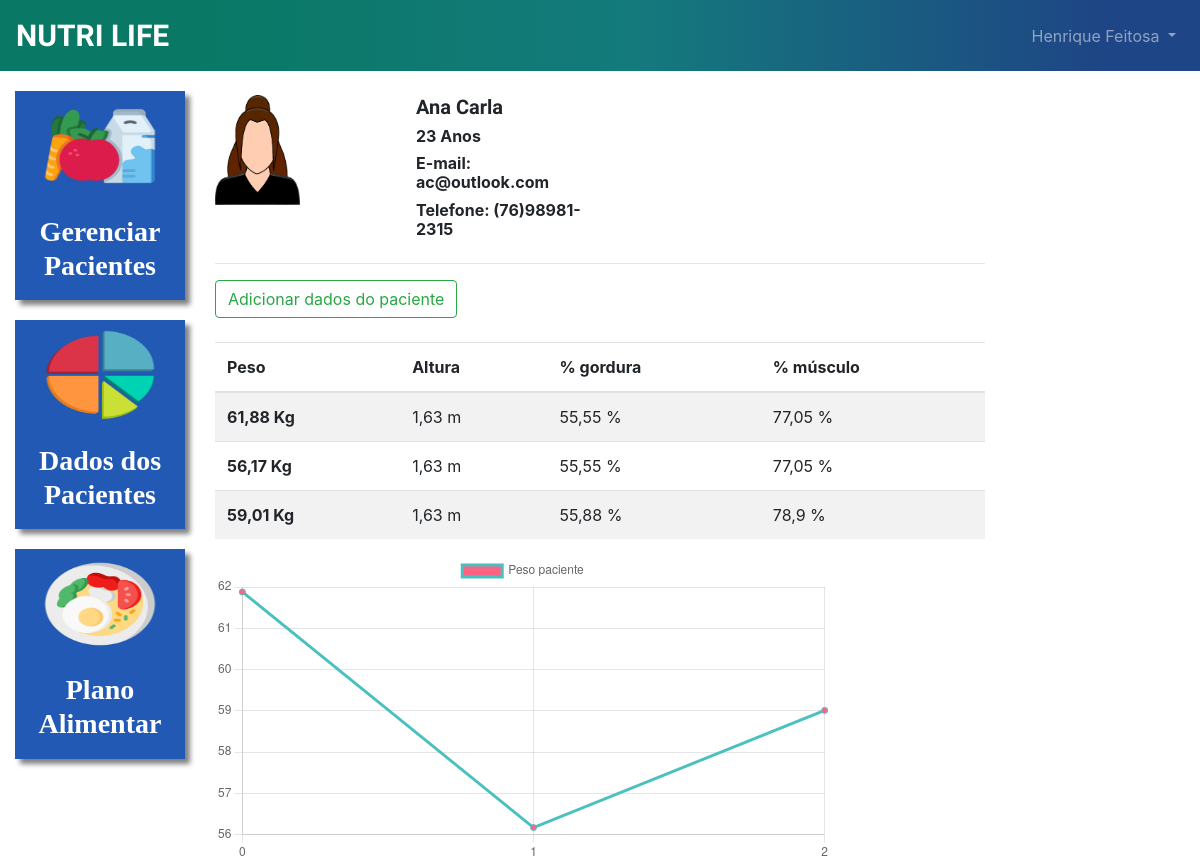
The page /dados_paciente/4/ (signed in) on the database its author committed.
### plataforma/models.py (models this page shows, shortened)
class Pacientes(models.Model):
    objects = None
    choices_sexo = (('F', 'Feminino'),
                    ('M', 'Maculino'))
    nome = models.CharField(max_length=50)
    sexo = models.CharField(max_length=1, choices=choices_sexo)
    idade = models.IntegerField()
    email = models.EmailField()
    telefone = models.CharField(max_length=19)
    nutri = models.ForeignKey(User, on_delete=models.CASCADE)

class DadosPaciente(models.Model):
    paciente = models.ForeignKey(Pacientes, on_delete=models.CASCADE)
    data = models.DateTimeField()
    peso = models.FloatField()
    altura = models.FloatField()
    percentual_gordura = models.FloatField()
    percentual_musculo = models.FloatField()
    colesterol_hdl = models.FloatField()
    colesterol_ldl = models.FloatField()
    colesterol_total = models.FloatField()
    trigliceridios = models.FloatField()

### plataforma/views.py (the view, shortened to what this page needs)
# urls.py: path('dados_paciente/', views.dados_paciente_listar, name="dados_paciente_listar"),
@login_required(login_url='/auth/logar/')
def dados_paciente(request, id):
    paciente = get_object_or_404(Pacientes, id=id)
    if not paciente.nutri == request.user:
        messages.add_message(request, constants.DEBUG, 'Esse paciente não é seu')
        return redirect('/dados_paciente/')
    if request.method == "GET":
        dados_paciente = DadosPaciente.objects.filter(paciente=paciente)
        return render(request, 'dados_paciente.html', {'paciente': paciente, 'dados_paciente': dados_paciente})

### plataforma/templates/dados_paciente.html (shortened to what this page needs)
{% extends 'base_plataforma.html' %}
{% load static %}
{% block 'plataforma' %}
    <br>
    <div class="row">
        <div class="col-md-3">
            {% if paciente.sexo == "M" %}
                <img src="{% static 'plataforma/img/contato_m.png' %}" width="85px" height="110px">
            {% else %}
                <img src="{% static 'plataforma/img/contato_f.png' %}" width="85px" height="110px">
            {% endif %}
        </div>
        <div class="col-md-3 dados descricao">
            <h5 class="dados" style="font-family: 'Zen Dots', cursive;">{{paciente.nome}}</h5>
            <h6 class="dados">{{paciente.idade}} Anos</h6>
            <h6 class="dados">E-mail: {{paciente.email}}</h6>
            <h6 class="dados">Telefone: {{paciente.telefone}}</h6>
        </div>
    </div>
    <hr>
    <button type="button" class="btn btn-outline-success" data-toggle="modal" data-target="#modal">
        Adicionar dados do paciente
    </button>
    <br>
    <br>
    <table class="table table-striped">
        <thead>
            <tr>
            <th scope="col">Peso</th>
            <th scope="col">Altura</th>
            <th scope="col">% gordura</th>
            <th scope="col">% músculo</th>
            </tr>
        </thead>
        <tbody>
            {% for dado in dados_paciente %}
                <tr>
                    <th scope="row">{{dado.peso}} Kg</th>
                    <td>{{dado.altura}} m</td>
                    <td>{{dado.percentual_gordura}} %</td>
                    <td>{{dado.percentual_musculo}} %</td>
                </tr>
            {% endfor %}
        </tbody>
    </table>
    <div style="width: 80%;">
        <canvas id="myChart"></canvas>
    </div>
    <script>
        fetch("/grafico_peso/{{paciente.id}}/",{
        method: 'POST',
    }).then(function(result){
        return result.json()
    }).then(function(data_paciente){
        const data = {
            labels: data_paciente['labels'],
            datasets: [{
            label: 'Peso paciente',
            backgroundColor: 'rgb(255, 99, 132)',
            borderColor: 'rgb(75, 192, 192)',
            data: data_paciente['peso'],
            }]
        };
        const config = {
            type: 'line',
            data: data,
            options: {}
        };
        const myChart = new Chart(
            document.getElementById('myChart'),
            config
        );
    })
    </script>
{% endblock%}

### templates/base_plataforma.html (shortened to what this page needs)
{% extends 'base.html' %}
{% load static %}
{% block 'head' %}
    <link rel="stylesheet" href="{% static 'plataforma/css/css.css' %}">
    <link rel="stylesheet" href="{% static 'plataforma/css/plano_alimentar.css' %}">
    <link rel="stylesheet" href="https://cdn.jsdelivr.net/npm/bootstrap@4.0.0/dist/css/bootstrap.min.css">
{% endblock %}
{% block 'body' %}
    <div class="container-fluid">
        <div class="row">
            <div class="col-md-2">
                <a href="{% url 'pacientes' %}" class="link-lateral">
                  <div class="card-lateral">
                      <img class="img_lat" src="{% static 'plataforma/img/nutri_1.png' %}">
                      <br>
                      <br>
                      <h3 style="font-family: 'Shrikhand', cursiva; font-weight: bold">Gerenciar Pacientes</h3>
                  </div>
                </a>
                <a href="{% url 'dados_paciente_listar' %}" class="link-lateral">
                  <div class="card-lateral">
                      <img class="img_lat" src="{% static 'plataforma/img/ana_1.png' %}">
                      <br>
                      <br>
                      <h3 style="font-family: 'Shrikhand', cursiva; font-weight: bold">Dados dos Pacientes</h3>
                  </div>
                </a>
                <a href="{% url 'plano_alimentar_listar' %}" class="link-lateral">
                  <div class="card-lateral">
                      <img class="img_lat" src="{% static 'plataforma/img/Plano_alimentar_1.png' %}" >
                      <br>
                      <br>
                      <h3 style="font-family: 'Shrikhand', cursiva; font-weight: bold">Plano Alimentar</h3>
                  </div>
                </a>
            </div>
            <div class="col-md-8">
                {% block 'plataforma' %}
                {% endblock %}
            </div>
        </div>
    </div>
{% endblock%}

### templates/base.html (shortened to what this page needs)
{% load static %}
<!doctype html>
<html lang="pt-BR">
  <head>
    {% block 'head' %}{% endblock  %}
    <link rel="stylesheet" href="https://cdn.jsdelivr.net/npm/bootstrap@4.6.1/dist/css/bootstrap.min.css">
    <link rel="stylesheet" href="https://cdn.jsdelivr.net/npm/bootstrap@4.0.0/dist/css/bootstrap.min.css">
      <link rel="stylesheet" href="{% static 'autenticacao/css/css.css' %}">
  </head>
  <body>
    {% if user.is_authenticated %}
      <nav style="background-image: linear-gradient(90deg, rgba(9,121,101,1) 16%, rgba(20,122,124,1) 53%, rgba(30,69,133,1) 92%);" class="navbar navbar-expand-lg navbar-dark">
        <a  style="font-weight: bold; font-family: Skranji, cursive; font-size: 30px"    class="navbar-brand" href="{% url 'pacientes' %}">NUTRI LIFE</a>
          <div class="collapse navbar-collapse" id="navbarNavDropdown" >
              <ul class="navbar-nav ml-auto" >
                        <li class="nav-item dropdown" >
                                <a   class="nav-link dropdown-toggle" href="#" id="navbarDropdownMenuLink" data-toggle="dropdown" aria-haspopup="true" aria-expanded="false">
                                    {{user.username}}
                                </a>
                        </li>
                    </ul>
          </div>
      </nav>
    {% endif %}
    {% block 'body' %}{% endblock  %}
  </body>
</html>

### templates/static/plataforma/css/css.css (style rules this page uses)
.img_lat { width:120px; height:90px; }
.card-lateral { background-color: #2159b4; margin-top: 20px; padding: 10px; color: white; font-weight: bold; text-decoration: none; text-align: center; box-shadow: 5px 5px 5px gray; }
.dados { font-weight: bold; }
.descricao { margin-left: -12%; }
@media (max-width: 1300px) { .descricao { margin-left: 1px; } }

### rows shown on the page
Pacientes: nome "Ana Carla", idade "23", email "ac@outlook.com", telefone "(76)98981-2315"
DadosPaciente: peso "61,88", altura "1,63", percentual_gordura "55,55", percentual_musculo "77,05"
DadosPaciente: peso "56,17", altura "1,63", percentual_gordura "55,55", percentual_musculo "77,05"
DadosPaciente: peso "59,01", altura "1,63", percentual_gordura "55,88", percentual_musculo "78,9"

### other values the page prints
{{ user.username }} "Henrique Feitosa"
